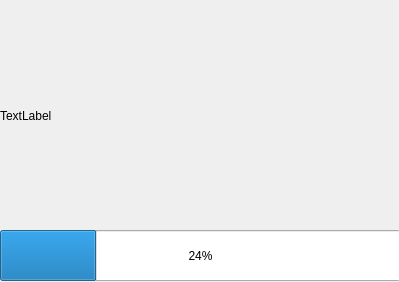
<?xml version="1.0" encoding="UTF-8"?>
<ui version="4.0">
 <class>begin</class>
 <widget class="QWidget" name="begin">
  <property name="geometry">
   <rect>
    <x>0</x>
    <y>0</y>
    <width>399</width>
    <height>282</height>
   </rect>
  </property>
  <property name="windowTitle">
   <string>Form</string>
  </property>
  <widget class="QLabel" name="label">
   <property name="geometry">
    <rect>
     <x>0</x>
     <y>0</y>
     <width>400</width>
     <height>231</height>
    </rect>
   </property>
   <property name="text">
    <string>TextLabel</string>
   </property>
  </widget>
  <widget class="QProgressBar" name="progressBar">
   <property name="geometry">
    <rect>
     <x>0</x>
     <y>230</y>
     <width>401</width>
     <height>51</height>
    </rect>
   </property>
   <property name="value">
    <number>24</number>
   </property>
  </widget>
  <zorder>label</zorder>
  <zorder>splitter</zorder>
  <zorder>progressBar</zorder>
 </widget>
 <resources/>
 <connections/>
</ui>
